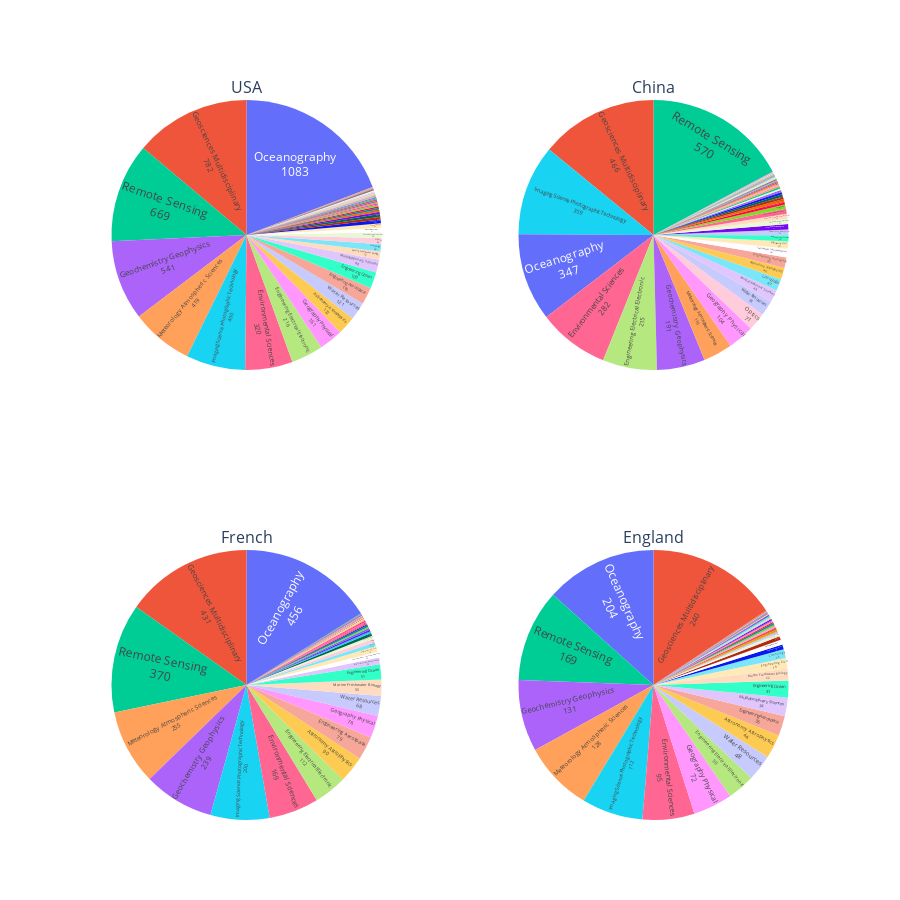

Notebook code cell kept with this figure:
### Code cell
from plotly.subplots import make_subplots
import plotly.graph_objects as go

fig = make_subplots(
    rows=2, cols=2,
    specs=[[{'type':'domain'}, {'type':'domain'}],
           [{'type':'domain'},  {'type':'domain'}]],
    subplot_titles=("USA", "China", "French", "England")
)

fig.add_trace(go.Pie(labels=names2, values=value2, name="G"),
                 row=1, col=1)

fig.add_trace(go.Pie(labels=names3, values=value3, name="USA"),
                 row=1, col=2)

fig.add_trace(go.Pie(labels=names4, values=value4, name="USA"),
                 row=2, col=1)
fig.add_trace(go.Pie(labels=names5, values=value5, name="USA"),
                 row=2, col=2)

fig.update_traces(textposition='inside',textinfo='label+value',showlegend=False,opacity=1,pull=0.00,hole=0.)

# fig.update_layout(showlegend=False, title_text="Specs with Subplot Title")
fig.update_layout(height=900,width=900, showlegend=True)
fig.show()

### Figure 1 — Plotly figure (JSON) as saved in the notebook; plotly's stock layout.template omitted (floating-point values rounded to 4 significant figures)
{"data": [{"domain": {"x": [0, 0.45], "y": [0.625, 1]}, "hole": 0, "labels": ["Oceanography", "Geosciences Multidisciplinary", "Remote Sensing", "Geochemistry Geophysics", "Meteorology Atmospheric Sciences", "Imaging Science Photographic Technology", "Environmental Sciences", "Engineering Electrical Electronic", "Geography Physical", "Astronomy Astrophysics", "Water Resources", "Engineering Aerospace", "Engineering Ocean", "Multidisciplinary Sciences", "Marine Freshwater Biology", "Limnology", "Optics", "Telecommunications", "Instruments Instrumentation", "Engineering Civil", "Engineering Marine", "Geology", "Ecology", "Computer Science Artificial Intelligence", "Engineering Multidisciplinary", "Physics Fluids Plasmas", "Computer Science Interdisciplinary Applications", "Physics Applied", "Environmental Studies", "Fisheries", "Mathematics Interdisciplinary Applications", "Mechanics", "Automation Control Systems", "Physics Multidisciplinary", "Engineering Environmental", "Acoustics", "Computer Science Information Systems", "Forestry", "Paleontology", "Physics Mathematical", "Chemistry Analytical", "Mathematics Applied", "Statistics Probability", "Agricultural Engineering", "Audiology Speech Language Pathology", "Biodiversity Conservation", "Computer Science Hardware Architecture", "Computer Science Theory Methods", "Economics", "Education Scientific Disciplines", "Green Sustainable Science Technology", "Materials Science Multidisciplinary", "Mining Mineral Processing", "Transportation", "Transportation Science Technology", "Agronomy", "Biology", "Chemistry Multidisciplinary", "Computer Science Cybernetics", "Engineering Mechanical", "Geography", "History Philosophy Of Science", "Microbiology", "Nanoscience Nanotechnology", "Neurosciences", "Operations Research Management Science", "Public Environmental Occupational Health", "Spectroscopy"], "name": "G", "opacity": 1, "pull": 0, "showlegend": false, "textinfo": "label+value", "textposition": "inside", "type": "pie", "values": [1083, 782, 669, 541, 419, 400, 320, 216, 161, 122, 121, 116, 109, 88, 55, 48, 42, 38, 31, 30, 24, 19, 18, 15, 15, 12, 11, 11, 9, 9, 9, 9, 8, 8, 5, 4, 4, 4, 4, 4, 3, 3, 3, 2, 2, 2, 2, 2, 2, 2, 2, 2, 2, 2, 2, 1, 1, 1, 1, 1, 1, 1, 1, 1, 1, 1, 1, 1]}, {"domain": {"x": [0.55, 1], "y": [0.625, 1]}, "hole": 0, "labels": ["Remote Sensing", "Geosciences Multidisciplinary", "Imaging Science Photographic Technology", "Oceanography", "Environmental Sciences", "Engineering Electrical Electronic", "Geochemistry Geophysics", "Meteorology Atmospheric Sciences", "Geography Physical", "Optics", "Water Resources", "Multidisciplinary Sciences", "Limnology", "Astronomy Astrophysics", "Engineering Aerospace", "Instruments Instrumentation", "Engineering Civil", "Engineering Ocean", "Chemistry Analytical", "Computer Science Artificial Intelligence", "Telecommunications", "Marine Freshwater Biology", "Computer Science Information Systems", "Physics Applied", "Computer Science Interdisciplinary Applications", "Engineering Multidisciplinary", "Materials Science Multidisciplinary", "Ecology", "Engineering Marine", "Physics Multidisciplinary", "Computer Science Theory Methods", "Automation Control Systems", "Engineering Environmental", "Energy Fuels", "Engineering Mechanical", "Mechanics", "Mathematics Interdisciplinary Applications", "Chemistry Multidisciplinary", "Environmental Studies", "Mining Mineral Processing", "Biodiversity Conservation", "Computer Science Software Engineering", "Education Scientific Disciplines", "Engineering Industrial", "Forestry", "Geography", "Operations Research Management Science", "Public Environmental Occupational Health", "Transportation Science Technology", "Acoustics", "Agricultural Engineering", "Agriculture Multidisciplinary", "Agronomy", "Biophysics", "Chemistry Inorganic Nuclear", "Computer Science Hardware Architecture", "Engineering Biomedical", "Engineering Petroleum", "Geology", "Metallurgy Metallurgical Engineering", "Spectroscopy", "Thermodynamics", "Transportation"], "name": "USA", "opacity": 1, "pull": 0, "showlegend": false, "textinfo": "label+value", "textposition": "inside", "type": "pie", "values": [570, 466, 359, 347, 282, 215, 191, 116, 104, 71, 61, 48, 47, 46, 42, 34, 29, 24, 23, 21, 21, 20, 19, 17, 11, 11, 11, 9, 9, 8, 7, 6, 6, 5, 5, 5, 4, 3, 3, 3, 2, 2, 2, 2, 2, 2, 2, 2, 2, 1, 1, 1, 1, 1, 1, 1, 1, 1, 1, 1, 1, 1, 1]}, {"domain": {"x": [0, 0.45], "y": [0, 0.375]}, "hole": 0, "labels": ["Oceanography", "Geosciences Multidisciplinary", "Remote Sensing", "Meteorology Atmospheric Sciences", "Geochemistry Geophysics", "Imaging Science Photographic Technology", "Environmental Sciences", "Engineering Electrical Electronic", "Astronomy Astrophysics", "Engineering Aerospace", "Geography Physical", "Water Resources", "Marine Freshwater Biology", "Engineering Ocean", "Multidisciplinary Sciences", "Instruments Instrumentation", "Engineering Civil", "Limnology", "Optics", "Telecommunications", "Ecology", "Acoustics", "Computer Science Artificial Intelligence", "Mathematics Interdisciplinary Applications", "Physics Applied", "Physics Fluids Plasmas", "Engineering Marine", "Engineering Multidisciplinary", "Environmental Studies", "Computer Science Information Systems", "Computer Science Interdisciplinary Applications", "Mathematics Applied", "Physics Mathematical", "Computer Science Theory Methods", "Geology", "Mathematics", "Mechanics", "Automation Control Systems", "Behavioral Sciences", "Biology", "Chemistry Analytical", "Energy Fuels", "Engineering Environmental", "Evolutionary Biology", "Green Sustainable Science Technology", "History Philosophy Of Science", "Operations Research Management Science", "Physics Condensed Matter", "Physics Multidisciplinary", "Statistics Probability", "Zoology"], "name": "USA", "opacity": 1, "pull": 0, "showlegend": false, "textinfo": "label+value", "textposition": "inside", "type": "pie", "values": [456, 431, 370, 255, 239, 200, 169, 112, 90, 79, 76, 68, 55, 51, 23, 20, 19, 13, 13, 11, 10, 6, 6, 6, 5, 5, 4, 4, 4, 3, 3, 3, 3, 2, 2, 2, 2, 1, 1, 1, 1, 1, 1, 1, 1, 1, 1, 1, 1, 1, 1]}, {"domain": {"x": [0.55, 1], "y": [0, 0.375]}, "hole": 0, "labels": ["Geosciences Multidisciplinary", "Oceanography", "Remote Sensing", "Geochemistry Geophysics", "Meteorology Atmospheric Sciences", "Imaging Science Photographic Technology", "Environmental Sciences", "Geography Physical", "Engineering Electrical Electronic", "Water Resources", "Astronomy Astrophysics", "Engineering Aerospace", "Multidisciplinary Sciences", "Engineering Ocean", "Marine Freshwater Biology", "Engineering Civil", "Limnology", "Engineering Marine", "Instruments Instrumentation", "Geology", "Telecommunications", "Chemistry Analytical", "Engineering Mechanical", "Mechanics", "Energy Fuels", "Physics Applied", "Physics Fluids Plasmas", "Computer Science Interdisciplinary Applications", "Engineering Environmental", "Environmental Studies", "Green Sustainable Science Technology", "Mathematics Applied", "Optics", "Statistics Probability", "Acoustics", "Archaeology", "Computer Science Artificial Intelligence", "Computer Science Information Systems", "Computer Science Theory Methods", "Ecology", "Engineering Multidisciplinary", "Geography", "Mathematics Interdisciplinary Applications", "Physics Mathematical", "Physics Multidisciplinary", "Soil Science"], "name": "USA", "opacity": 1, "pull": 0, "showlegend": false, "textinfo": "label+value", "textposition": "inside", "type": "pie", "values": [240, 204, 169, 131, 128, 112, 95, 72, 50, 48, 44, 36, 34, 31, 22, 19, 16, 9, 9, 7, 5, 4, 4, 4, 3, 3, 3, 2, 2, 2, 2, 2, 2, 2, 1, 1, 1, 1, 1, 1, 1, 1, 1, 1, 1, 1]}], "layout": {"annotations": [{"font": {"size": 16}, "showarrow": false, "text": "USA", "x": 0.225, "xanchor": "center", "xref": "paper", "y": 1, "yanchor": "bottom", "yref": "paper"}, {"font": {"size": 16}, "showarrow": false, "text": "China", "x": 0.775, "xanchor": "center", "xref": "paper", "y": 1, "yanchor": "bottom", "yref": "paper"}, {"font": {"size": 16}, "showarrow": false, "text": "French", "x": 0.225, "xanchor": "center", "xref": "paper", "y": 0.375, "yanchor": "bottom", "yref": "paper"}, {"font": {"size": 16}, "showarrow": false, "text": "England", "x": 0.775, "xanchor": "center", "xref": "paper", "y": 0.375, "yanchor": "bottom", "yref": "paper"}], "height": 900, "showlegend": true, "width": 900}}
